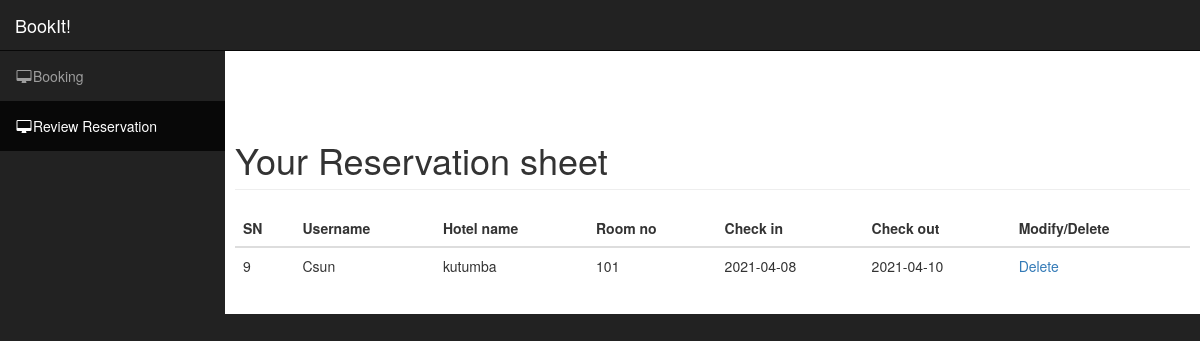
The page /reviewbook.php on the database its author committed.
### tables this page shows
CREATE TABLE `record` (
  `SN` int(225) NOT NULL,
  `name` varchar(20) NOT NULL,
  `title` varchar(20) NOT NULL,
  `room` varchar(20) NOT NULL,
  `checkin` date NOT NULL,
  `checkout` date NOT NULL,
  `Modify/delete` text NOT NULL
);

### reviewbook.php (the view, shortened to what this page needs)
<!DOCTYPE html>
<html lang="en">
<head>
    <link href="css/bootstrap.min.css" rel="stylesheet">
    <link href="css/sb-admin.css" rel="stylesheet">
    <link href="css/plugins/morris.css" rel="stylesheet">
    <link href="font-awesome/css/font-awesome.min.css" rel="stylesheet" type="text/css">
</head>
<body>
    <div id="wrapper">
        <nav class="navbar navbar-inverse navbar-fixed-top" role="navigation">
            <div class="navbar-header">
                <a class="navbar-brand" href="home.php"> BookIt!</a>
            </div>
            <div class="collapse navbar-collapse navbar-ex1-collapse">
                <ul class="nav navbar-nav side-nav">
                     <li class="">
                        <a href="booking.php"><i class="fa fa-fw fa-desktop"></i>Booking</a>
                    </li>
                     <li class="active">
                        <a href="reviewbook.php"><i class="fa fa-fw fa-desktop"></i>Review Reservation</a>
                    </li>
                </ul>
            </div>
        </nav>
        <div id="page-wrapper">
            <div class="container-fluid">
             <div class="row">
                <br><br>
<h1 class="page-header">
   Your Reservation sheet
</h1>
<table class="table table-hover">
    <thead>
      <tr>
           <th>SN</th>
           <th>Username</th>
           <th>Hotel name</th>
           <th>Room no</th>
           <th>Check in</th>
            <th>Check out</th>
            <th>Modify/Delete</th>
      </tr>
    </thead>
    <tbody>
    <?php
    include "connection.php";
    $sql = "SELECT * FROM record";
    $query = mysqli_query($connect,$sql);
    $data = array();
    while($row = mysqli_fetch_array($query))
    {
        array_push($data, $row);
    }
    foreach ($data as $key=>$value){
    ?>
      <tr>
            <td><?php echo $value['SN']; ?></td>
            <td><?php echo $value['name']; ?></td>
            <td><?php echo $value['title']; ?></td>
            <td><?php echo $value['room']; ?></td>
            <td><?php echo $value['checkin']; ?></td>
            <td><?php echo $value['checkout']; ?></td>
            <td>
                <a href="delete_detail.php?del_booking=<?php echo $value['SN']; ?>" title="delete">Delete</a>
            </td>
        </tr>
      <?php } ?>
</tbody>
</table>
             </div>
            </div>
        </div>
    </div>
</body>
</html>

### admin/css/sb-admin.css (style rules this page uses)
body { margin-top: 100px; background-color: #222; }
@media (min-width:768px) { body { margin-top: 50px; } }
#wrapper { padding-left: 0; }
#page-wrapper { width: 100%; padding: 0; background-color: #fff; }
@media (min-width:768px) { #wrapper { padding-left: 225px; } }
@media (min-width:768px) { #page-wrapper { padding: 10px; } }
@media (min-width:768px) { .side-nav { position: fixed; top: 51px; left: 225px; width: 225px; margin-left: -225px; border: none; border-radius: 0; overflow-y: auto; background-color: #222; } }
@media (min-width:768px) { .side-nav>li>a { width: 225px; } }

### rows shown on the page
record: SN "9", name "Csun", title "kutumba", room "101", checkin "2021-04-08", checkout "2021-04-10"
